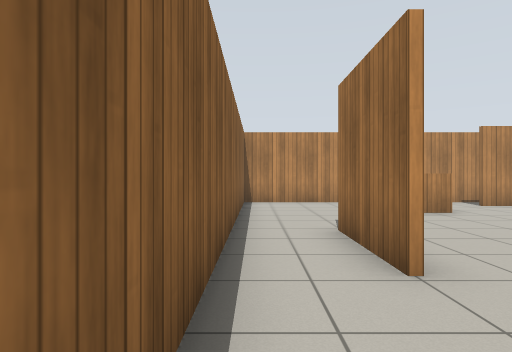
[1] (above)

18 first-person views from a walk through a Gazebo world. The camera is 0.94 m above the floor, looks level and sees 75° across. The floor is counted in squares, 1 m on a side. Each view is taken from the middle of a square. On the plan, view 1 faces up. The plan holds only what a view shows up to about 12 squares ahead; the rest is blank. Gazebo's built-in surfaces are drawn with simple patterns.

[2]
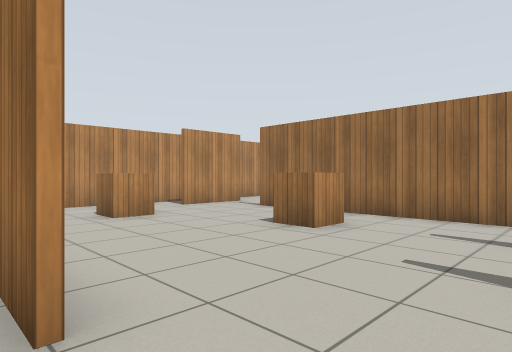

[3]
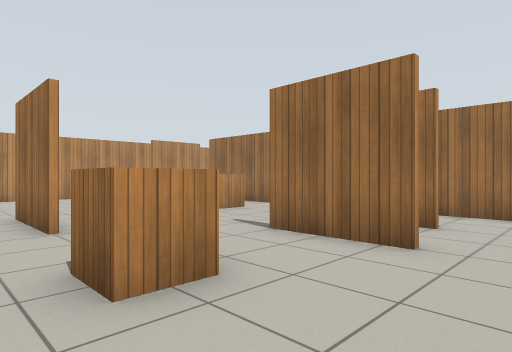

[4]
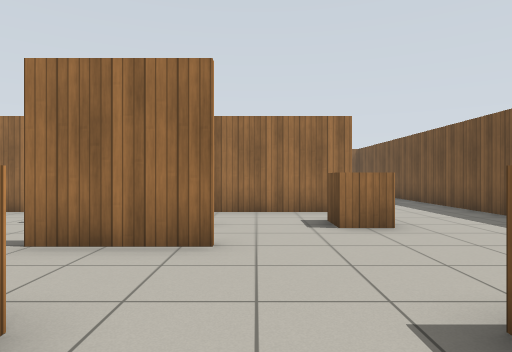

[5]
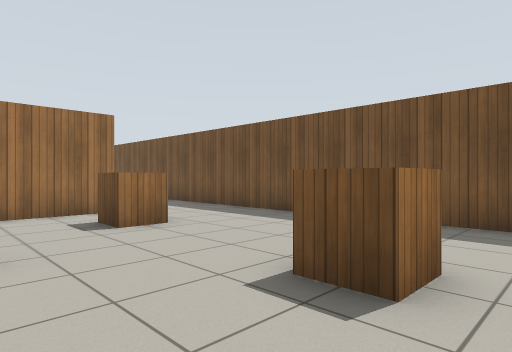

[6]
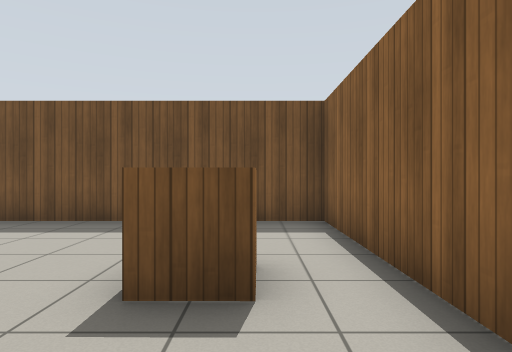

[7]
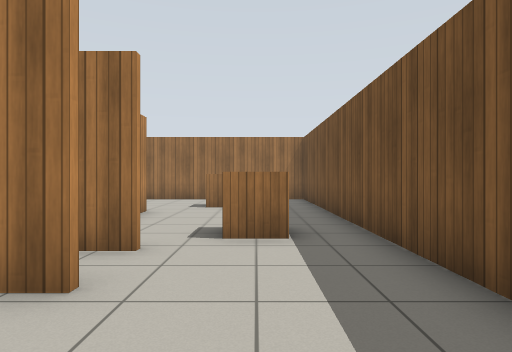

[8]
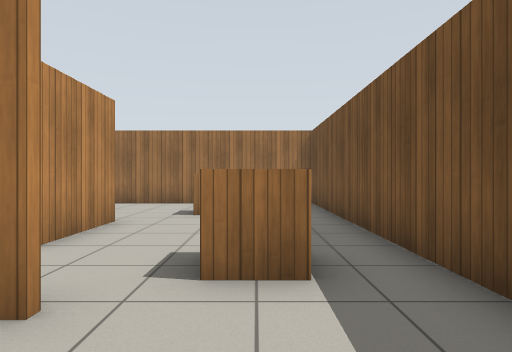

[9]
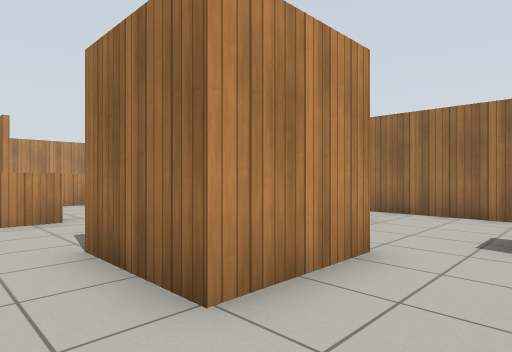

[10]
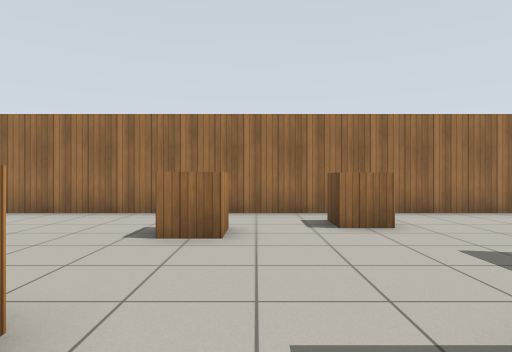

[11]
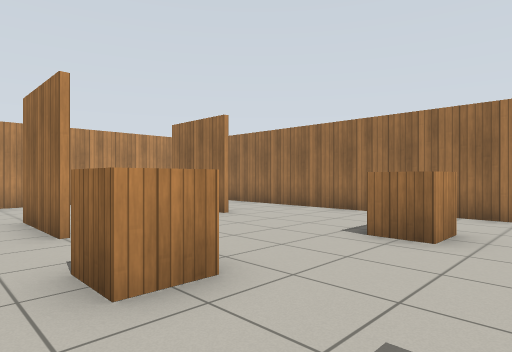

[12]
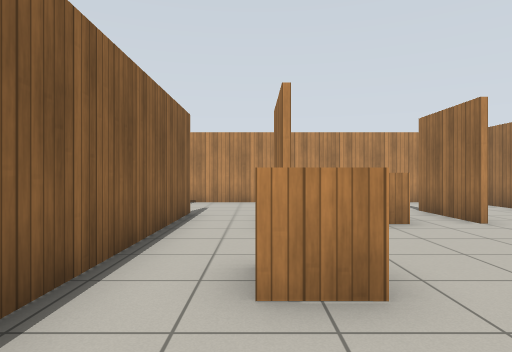

[13]
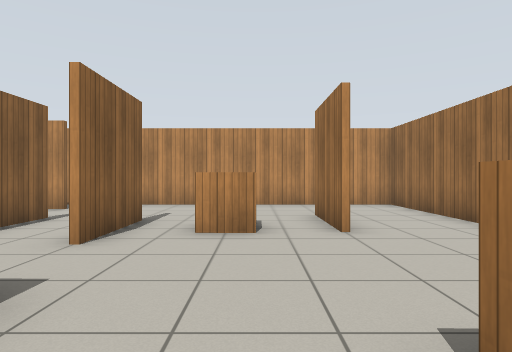

[14]
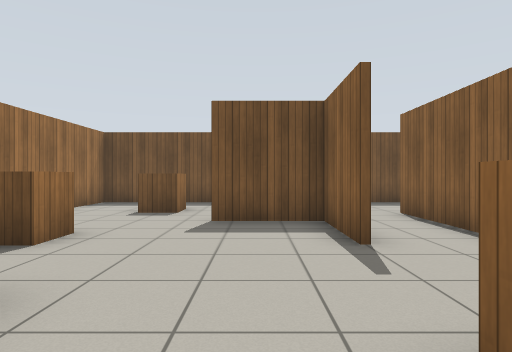

[15]
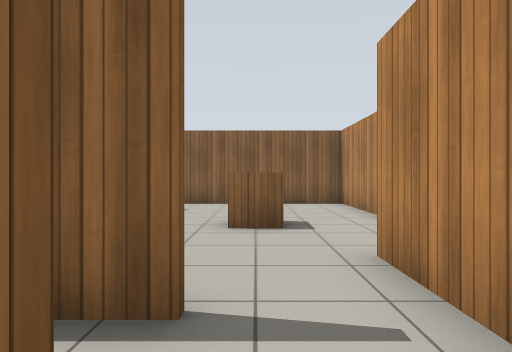

[16]
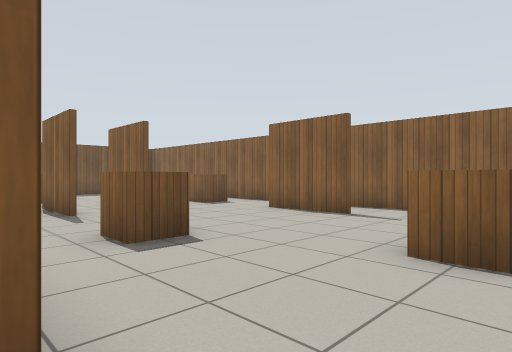

[17]
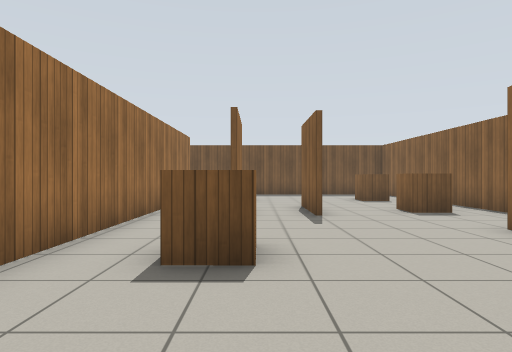

[18]
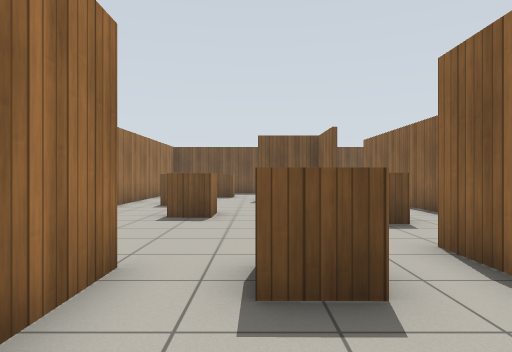

### Floor plan
Points are (right, up) in squares from view 1. A wall is a line through its corners. A room is listed if a view was taken in it or the views show most of it. See-through windows are left out.
Room 1 (views 1, 2, 3, 4, 5, 6, 7, 8, 9, 10, 11, 12, 13, 14, 15, 16, 17, 18)
walls: (6.6, 1.5) (6.6, -1); (6.4, -1.1) (6.4, 1.1); (4.6, 1.1) (4.6, -1.4); (4.4, -1.5) (4.4, 1.1); (12.6, -0.5) (12.6, -2.9) (15, -2.9); (12.4, 5.5) (12.4, 8.1); (8.7, -4.6) (8.7, 8.5); (1.4, 3.1) (1.4, 5.8); (10.3, 8.5) (10.3, -4.5); (1.6, 5.9) (1.6, 3.1); (12.6, 8.1) (12.6, 5.5); (9.6, 10.4) (7, 10.4); (15, -3.1) (12.4, -3.1) (12.4, -0.5); (16.4, 6.5) (16.4, 9.1); (8, 11.9) (-0.4, 11.9) (-0.4, -7.9) (19.4, -7.9) (19.4, 11.9) (8.7, 11.9)
objects: wooden box (1, -4) to (2, -4); wooden box (1, 0) to (2, 0); wooden box (4, 9) to (5, 9); wooden box (6, -4) to (7, -4); wooden box (6, 5) to (7, 5); wooden box (11, -6) to (12, -6); wooden box (12, 3) to (13, 3); wooden box (14, 7) to (15, 7); wooden box (16, -5) to (17, -5); wooden box (16, 2) to (17, 2); wooden box (17, -1) to (18, -1)

Positions as (right, up) in squares from view 1, and headings:
1: (0, 0), facing up
2: (1, 1), facing up-right
3: (0, -3), facing up-right
4: (0, -2), facing right
5: (0, -1), facing down-right
6: (1, -1), facing down
7: (6, -6), facing right
8: (8, -6), facing right
9: (11, -5), facing up-right
10: (11, 1), facing right
11: (11, 0), facing up-right
12: (12, 0), facing up
13: (15, 1), facing up
14: (14, 4), facing down
15: (11, 9), facing left
16: (9, 10), facing down-left
17: (6, 9), facing down
18: (15, 10), facing down
